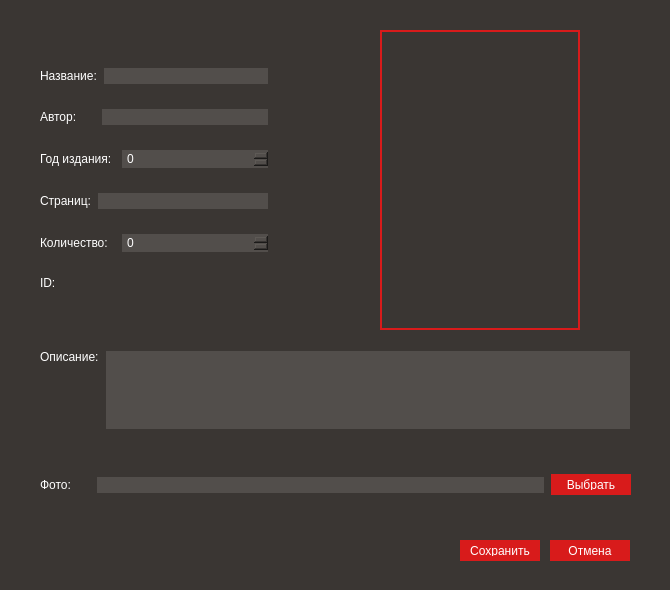
<?xml version="1.0" encoding="UTF-8"?>
<ui version="4.0">
 <class>WinInfoBook</class>
 <widget class="QDialog" name="WinInfoBook">
  <property name="geometry">
   <rect>
    <x>0</x>
    <y>0</y>
    <width>670</width>
    <height>590</height>
   </rect>
  </property>
  <property name="sizePolicy">
   <sizepolicy hsizetype="Fixed" vsizetype="Fixed">
    <horstretch>0</horstretch>
    <verstretch>0</verstretch>
   </sizepolicy>
  </property>
  <property name="minimumSize">
   <size>
    <width>670</width>
    <height>590</height>
   </size>
  </property>
  <property name="maximumSize">
   <size>
    <width>670</width>
    <height>590</height>
   </size>
  </property>
  <property name="windowTitle">
   <string>Dialog</string>
  </property>
  <property name="styleSheet">
   <string notr="true">QDialog {
background-color: #3a3633;
}</string>
  </property>
  <widget class="QPushButton" name="pushButton_cancel">
   <property name="geometry">
    <rect>
     <x>550</x>
     <y>540</y>
     <width>80</width>
     <height>21</height>
    </rect>
   </property>
   <property name="styleSheet">
    <string notr="true">QPushButton {
background-color: #d81b1b;
border-width:0px;
border-color: #3a3633;
border-style: solid;
padding: 5px;
padding-left: 5px;
padding-right: 5px;
font: 10pt &quot;Tahoma&quot;;
color: white;
}
QPushButton:pressed {
background-color:rgba(255,255,255,.2);
}
QPushButton:hover { background: rgb(255,37,37); }
QPushButton:disabled { background:#3a3633; }</string>
   </property>
   <property name="text">
    <string>Отмена</string>
   </property>
  </widget>
  <widget class="QWidget" name="verticalLayoutWidget">
   <property name="geometry">
    <rect>
     <x>40</x>
     <y>50</y>
     <width>229</width>
     <height>261</height>
    </rect>
   </property>
   <layout class="QVBoxLayout" name="verticalLayout">
    <item>
     <layout class="QHBoxLayout" name="nameLayout">
      <item>
       <widget class="QLabel" name="lbl_name">
        <property name="minimumSize">
         <size>
          <width>55</width>
          <height>0</height>
         </size>
        </property>
        <property name="styleSheet">
         <string notr="true">QLabel {
font: 9pt &quot;Tahoma&quot;;
color: white;
}</string>
        </property>
        <property name="text">
         <string>Название:</string>
        </property>
       </widget>
      </item>
      <item>
       <widget class="QLineEdit" name="edit_name">
        <property name="styleSheet">
         <string notr="true">QLineEdit {
border-width:1px;
border-color: #3a3633;
border-style: solid;
font: 10pt &quot;Tahoma&quot;;
color: white;
selection-color: white;
selection-background-color: #d81b1b;
background-color: #524E4B;
}</string>
        </property>
       </widget>
      </item>
     </layout>
    </item>
    <item>
     <layout class="QHBoxLayout" name="authorlLayout">
      <item>
       <widget class="QLabel" name="lbl_author">
        <property name="minimumSize">
         <size>
          <width>55</width>
          <height>0</height>
         </size>
        </property>
        <property name="styleSheet">
         <string notr="true">QLabel {
font: 9pt &quot;Tahoma&quot;;
color: white;
}</string>
        </property>
        <property name="text">
         <string>Автор:</string>
        </property>
       </widget>
      </item>
      <item>
       <widget class="QLineEdit" name="edit_author">
        <property name="styleSheet">
         <string notr="true">QLineEdit {
border-width:1px;
border-color: #3a3633;
border-style: solid;
font: 10pt &quot;Tahoma&quot;;
color: white;
selection-color: white;
selection-background-color: #d81b1b;
background-color: #524E4B;
}</string>
        </property>
       </widget>
      </item>
     </layout>
    </item>
    <item>
     <layout class="QHBoxLayout" name="publicationLayout">
      <item>
       <widget class="QLabel" name="lbl_publication">
        <property name="minimumSize">
         <size>
          <width>75</width>
          <height>0</height>
         </size>
        </property>
        <property name="maximumSize">
         <size>
          <width>70</width>
          <height>16777215</height>
         </size>
        </property>
        <property name="styleSheet">
         <string notr="true">QLabel {
font: 9pt &quot;Tahoma&quot;;
color: white;
}</string>
        </property>
        <property name="text">
         <string>Год издания:</string>
        </property>
       </widget>
      </item>
      <item>
       <widget class="QSpinBox" name="edit_publication">
        <property name="styleSheet">
         <string notr="true">QSpinBox
{
	border: 1px solid  #3a3633;
    padding: 1px 18px 1px 3px;
	font: 10pt &quot;Tahoma&quot;;
    min-width: 6em;
	color: white;
selection-color: white;
selection-background-color: #d81b1b;
background-color: #524E4B;
}</string>
        </property>
       </widget>
      </item>
     </layout>
    </item>
    <item>
     <layout class="QHBoxLayout" name="pageslLayout">
      <item>
       <widget class="QLabel" name="lbl_pages">
        <property name="minimumSize">
         <size>
          <width>0</width>
          <height>0</height>
         </size>
        </property>
        <property name="maximumSize">
         <size>
          <width>55</width>
          <height>16777215</height>
         </size>
        </property>
        <property name="styleSheet">
         <string notr="true">QLabel {
font: 9pt &quot;Tahoma&quot;;
color: white;
}</string>
        </property>
        <property name="text">
         <string>Страниц:</string>
        </property>
       </widget>
      </item>
      <item>
       <widget class="QLineEdit" name="edit_pages">
        <property name="styleSheet">
         <string notr="true">QLineEdit {
border-width:1px;
border-color: #3a3633;
border-style: solid;
font: 10pt &quot;Tahoma&quot;;
color: white;
selection-color: white;
selection-background-color: #d81b1b;
background-color: #524E4B;
}</string>
        </property>
       </widget>
      </item>
     </layout>
    </item>
    <item>
     <layout class="QHBoxLayout" name="quantityLayout">
      <item>
       <widget class="QLabel" name="lbl_qunatity">
        <property name="minimumSize">
         <size>
          <width>75</width>
          <height>0</height>
         </size>
        </property>
        <property name="maximumSize">
         <size>
          <width>70</width>
          <height>16777215</height>
         </size>
        </property>
        <property name="styleSheet">
         <string notr="true">QLabel {
font: 9pt &quot;Tahoma&quot;;
color: white;
}</string>
        </property>
        <property name="text">
         <string>Количество:</string>
        </property>
       </widget>
      </item>
      <item>
       <widget class="QSpinBox" name="edit_quantity">
        <property name="styleSheet">
         <string notr="true">QSpinBox
{
	border: 1px solid  #3a3633;
    padding: 1px 18px 1px 3px;
	font: 10pt &quot;Tahoma&quot;;
    min-width: 6em;
	color: white;
selection-color: white;
selection-background-color: #d81b1b;
background-color: #524E4B;
}</string>
        </property>
       </widget>
      </item>
     </layout>
    </item>
    <item>
     <layout class="QHBoxLayout" name="idLayout">
      <item>
       <widget class="QLabel" name="lbl_id">
        <property name="minimumSize">
         <size>
          <width>20</width>
          <height>0</height>
         </size>
        </property>
        <property name="maximumSize">
         <size>
          <width>20</width>
          <height>16777215</height>
         </size>
        </property>
        <property name="styleSheet">
         <string notr="true">QLabel {
font: 9pt &quot;Tahoma&quot;;
color: white;
}</string>
        </property>
        <property name="text">
         <string>ID:</string>
        </property>
       </widget>
      </item>
      <item>
       <widget class="QLabel" name="info_id">
        <property name="sizePolicy">
         <sizepolicy hsizetype="Preferred" vsizetype="Fixed">
          <horstretch>0</horstretch>
          <verstretch>0</verstretch>
         </sizepolicy>
        </property>
        <property name="styleSheet">
         <string notr="true">QLabel {
font: 9pt &quot;Tahoma&quot;;
color: white;
}</string>
        </property>
        <property name="text">
         <string/>
        </property>
       </widget>
      </item>
     </layout>
    </item>
   </layout>
  </widget>
  <widget class="QWidget" name="horizontalLayoutWidget_8">
   <property name="geometry">
    <rect>
     <x>40</x>
     <y>470</y>
     <width>591</width>
     <height>30</height>
    </rect>
   </property>
   <layout class="QHBoxLayout" name="photolLayout">
    <item>
     <widget class="QLabel" name="lbl_photo">
      <property name="minimumSize">
       <size>
        <width>50</width>
        <height>0</height>
       </size>
      </property>
      <property name="styleSheet">
       <string notr="true">QLabel {
font: 9pt &quot;Tahoma&quot;;
color: white;
}</string>
      </property>
      <property name="text">
       <string>Фото:</string>
      </property>
     </widget>
    </item>
    <item>
     <widget class="QLineEdit" name="edit_photo">
      <property name="styleSheet">
       <string notr="true">QLineEdit {
border-width:1px;
border-color: #3a3633;
border-style: solid;
font: 10pt &quot;Tahoma&quot;;
color: white;
selection-color: white;
selection-background-color: #d81b1b;
background-color: #524E4B;
}</string>
      </property>
     </widget>
    </item>
    <item>
     <widget class="QPushButton" name="pushButton_photo">
      <property name="minimumSize">
       <size>
        <width>80</width>
        <height>21</height>
       </size>
      </property>
      <property name="maximumSize">
       <size>
        <width>80</width>
        <height>21</height>
       </size>
      </property>
      <property name="styleSheet">
       <string notr="true">QPushButton {
background-color: #d81b1b;
border-width:0px;
border-color: #3a3633;
border-style: solid;
padding: 5px;
padding-left: 5px;
padding-right: 5px;
font: 10pt &quot;Tahoma&quot;;
color: white;
}
QPushButton:pressed {
background-color:rgba(255,255,255,.2);
}
QPushButton:hover { background: rgb(255,37,37); }
QPushButton:disabled { background:#3a3633; }</string>
      </property>
      <property name="text">
       <string>Выбрать</string>
      </property>
     </widget>
    </item>
   </layout>
  </widget>
  <widget class="QPushButton" name="pushButton_save">
   <property name="enabled">
    <bool>true</bool>
   </property>
   <property name="geometry">
    <rect>
     <x>460</x>
     <y>540</y>
     <width>80</width>
     <height>21</height>
    </rect>
   </property>
   <property name="styleSheet">
    <string notr="true">QPushButton {
background-color: #d81b1b;
border-width:0px;
border-color: #3a3633;
border-style: solid;
padding: 5px;
padding-left: 5px;
padding-right: 5px;
font: 10pt &quot;Tahoma&quot;;
color: white;
}
QPushButton:pressed {
background-color:rgba(255,255,255,.2);
}
QPushButton:hover { background: rgb(255,37,37); }
QPushButton:disabled { background:#3a3633; }</string>
   </property>
   <property name="text">
    <string>Сохранить</string>
   </property>
  </widget>
  <widget class="QLabel" name="photo">
   <property name="geometry">
    <rect>
     <x>380</x>
     <y>30</y>
     <width>200</width>
     <height>300</height>
    </rect>
   </property>
   <property name="minimumSize">
    <size>
     <width>200</width>
     <height>300</height>
    </size>
   </property>
   <property name="maximumSize">
    <size>
     <width>200</width>
     <height>300</height>
    </size>
   </property>
   <property name="styleSheet">
    <string notr="true">QLabel
{
border-width:2px;
border-color: #d81b1b;
border-style: solid;
}</string>
   </property>
   <property name="text">
    <string/>
   </property>
  </widget>
  <widget class="QWidget" name="horizontalLayoutWidget">
   <property name="geometry">
    <rect>
     <x>40</x>
     <y>350</y>
     <width>591</width>
     <height>80</height>
    </rect>
   </property>
   <layout class="QHBoxLayout" name="descriptionLayout">
    <item>
     <layout class="QVBoxLayout" name="infoLayout">
      <item>
       <widget class="QLabel" name="lbl_description">
        <property name="styleSheet">
         <string notr="true">QLabel {
font: 9pt &quot;Tahoma&quot;;
color: white;
}</string>
        </property>
        <property name="text">
         <string>Описание:</string>
        </property>
       </widget>
      </item>
      <item>
       <spacer name="verticalSpacer">
        <property name="orientation">
         <enum>Qt::Vertical</enum>
        </property>
        <property name="sizeHint" stdset="0">
         <size>
          <width>20</width>
          <height>40</height>
         </size>
        </property>
       </spacer>
      </item>
     </layout>
    </item>
    <item>
     <widget class="QTextEdit" name="edit_description">
      <property name="styleSheet">
       <string notr="true">QTextEdit {
border-width:1px;
border-color: #3a3633;
border-style: solid;
font: 10pt &quot;Tahoma&quot;;
color: white;
selection-color: white;
selection-background-color: #d81b1b;
background-color: #524E4B;
}</string>
      </property>
     </widget>
    </item>
   </layout>
  </widget>
 </widget>
 <resources/>
 <connections/>
</ui>
